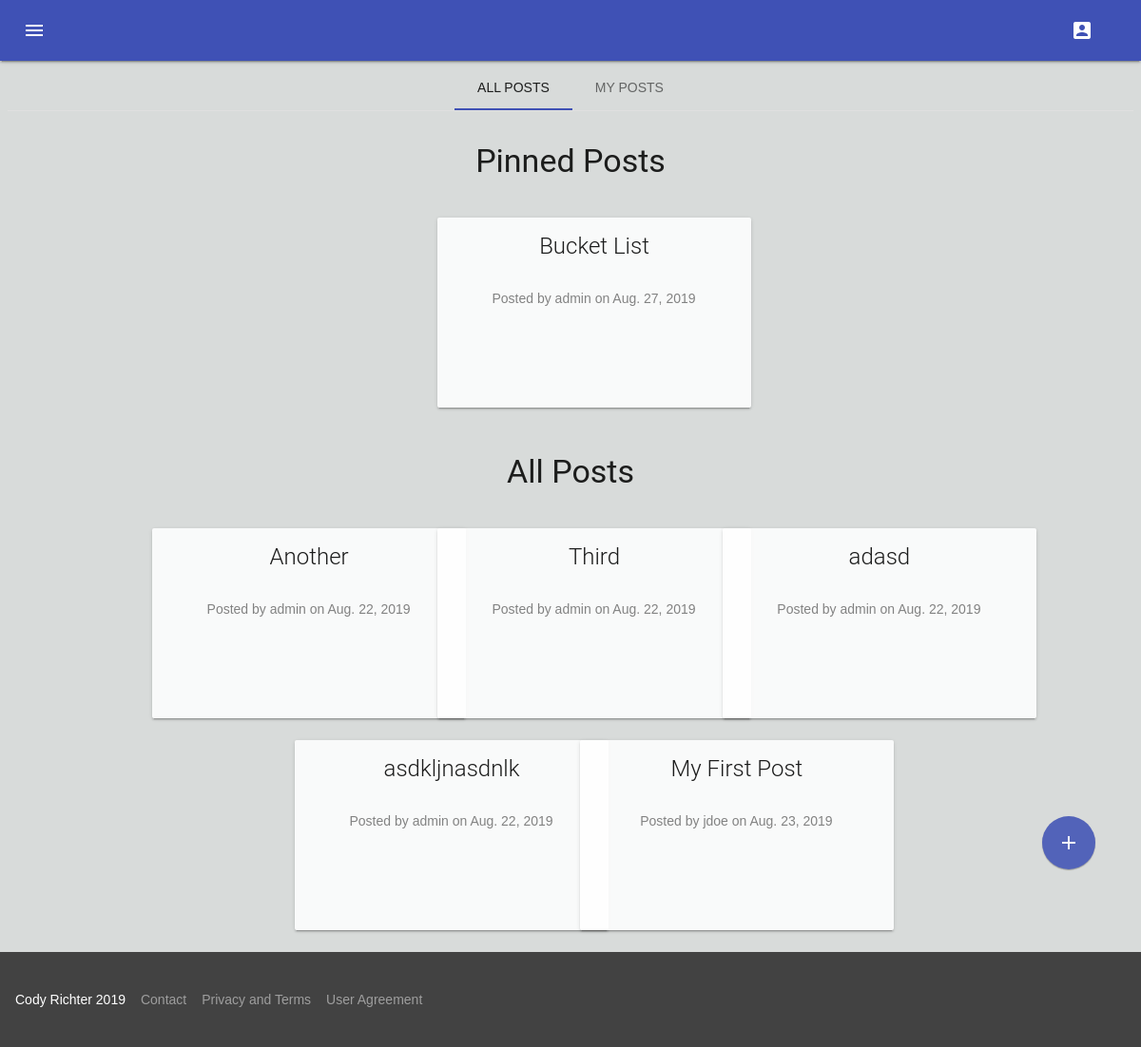
The app's page /reports/ (signed in) with its own data.
### users/models.py (models this page shows, shortened)
class SiteUser(AbstractUser):
    pass
    role = models.IntegerField(default=0)  # 0 = User,  1 = Post Moderator, 2 = Site Admin

### reports/models.py (models this page shows, shortened)
class Post(models.Model):
    title = models.CharField(max_length=32)
    description = models.CharField(max_length=5000)
    image_link = models.CharField(max_length=256, blank=True, default="")
    release_date = models.DateTimeField('release date')
    author = models.ForeignKey(settings.AUTH_USER_MODEL, on_delete=models.CASCADE)
    pinned = models.BooleanField(default=False)

### reports/views.py (the view)
# urls.py: path('', views.index, name='index'),
@login_required(login_url='/auth/login')
def index(request):
    cdt = datetime.datetime.now()
    pinned = Post.objects.all().filter(release_date__lte=datetime.date.today()).order_by('release_date').filter(
        pinned=True)
    post_today = Post.objects.all().filter(release_date__date=datetime.date.today()).order_by('release_date').filter(
        pinned=False)
    post_past = Post.objects.all().filter(release_date__lt=datetime.date.today()).order_by('release_date').filter(
        pinned=False)
    my_post = Post.objects.all().filter(author=request.user).order_by('release_date')
    context = {'post_today': post_today,
               'post_past': post_past,
               'my_post': my_post,
               'cdt': cdt,
               'pinned': pinned}
    return render(request, 'reports/index.html', context)

### templates/reports/index.html (shortened to what this page needs)
<!DOCTYPE html>
<html lang="en">
<head>
    {% load static %}
    <link rel="stylesheet" href='{% static 'material/material.min.css' %}'>
    <link rel="stylesheet" href='{% static 'material/material-icons.css' %}'>
</head>
<body>
<div class="mdl-layout mdl-js-layout">
    {% include '_header.html' %}
    <main class="mdl-layout__content">
        <br>
        <br>
        <br>
        <div class="mdl-grid" style="text-align: center">
            <div class="mdl-tabs mdl-js-tabs mdl-js-ripple-effect">
                <div class="mdl-tabs__tab-bar">
                    <a href="#all-posts-panel" class="mdl-tabs__tab is-active">All Posts</a>
                    <a href="#my-posts-panel" class="mdl-tabs__tab">My Posts</a>
                </div>
                <div class="mdl-tabs__panel is-active" id="all-posts-panel">
                    {% if pinned %}
                        <div class="mdl-cell mdl-cell--12-col-desktop mdl-cell--8-col-tablet mdl-cell--4-col-phone"
                             style="display: inline-block">
                            <h3>Pinned Posts</h3>
                        </div>
                        {% for post in pinned %}
                            <div class="mdl-cell mdl-cell--3-col mdl-cell--middle" style="display: inline-block">
                                <a class="mdl-navigation__link" href="{% url 'detail' post.id %}">
                                    <div class="mdl-card mdl-shadow--2dp" style="display: inline-block">
                                        <div class="mdl-card__title mdl-card--expand" style="display: inline-block">
                                            <h2 class="mdl-card__title-text">{{ post.title }}</h2>
                                        </div>
                                        <div class="mdl-card__supporting-text">
                                            Posted by {{ post.author.get_username }} on {{ post.release_date.astimezone.date }}
                                        </div>
                                    </div>
                                </a>
                            </div>
                        {% endfor %}
                    {% endif %}
                    {% if post_past %}
                        <div class="mdl-cell mdl-cell--12-col-desktop mdl-cell--8-col-tablet mdl-cell--4-col-phone"
                             style="display: inline-block">
                            <h3>All Posts</h3>
                        </div>
                        {% for post in post_past %}
                            <div class="mdl-cell mdl-cell--3-col" style="display: inline-block;">
                                <a class="mdl-navigation__link" href="{% url 'detail' post.id %}">
                                    <div class="mdl-card mdl-shadow--2dp" style="display: inline-block">
                                        <div class="mdl-card__title mdl-card--expand" style="display: inline-block">
                                            <h2 class="mdl-card__title-text">{{ post.title }}</h2>
                                        </div>
                                        <div class="mdl-card__supporting-text">
                                            Posted by {{ post.author.get_username }} on {{ post.release_date.astimezone.date }}
                                        </div>
                                    </div>
                                </a>
                            </div>
                        {% endfor %}
                    {% endif %}
                </div>
            </div>
        </div>
            <a href="{% url 'new' %}" class="mdl-navigation__link add-post-button">
                <button class="mdl-button mdl-button--primary mdl-button--fab mdl-js-ripple-effect"><i
                        class="material-icons">add</i></button>
            </a>
    </main>
    {% include '_footer.html' %}
</div>
</body>
</html>

### reports/static/page/styles.css (style rules this page uses)
body { background-color: rgba(116, 128, 125, 0.28); }
.add-post-button { position: fixed; right: 4vw; bottom: 17vh; }

### records on screen
Post: title "Bucket List", author.get_username "admin", release_date.astimezone "Aug. 27, 2019"
Post: title "Another", author.get_username "admin", release_date.astimezone "Aug. 22, 2019"
Post: title "Third", author.get_username "admin", release_date.astimezone "Aug. 22, 2019"
Post: title "adasd", author.get_username "admin", release_date.astimezone "Aug. 22, 2019"
Post: title "asdkljnasdnlk", author.get_username "admin", release_date.astimezone "Aug. 22, 2019"
Post: title "My First Post", author.get_username "jdoe", release_date.astimezone "Aug. 23, 2019"
